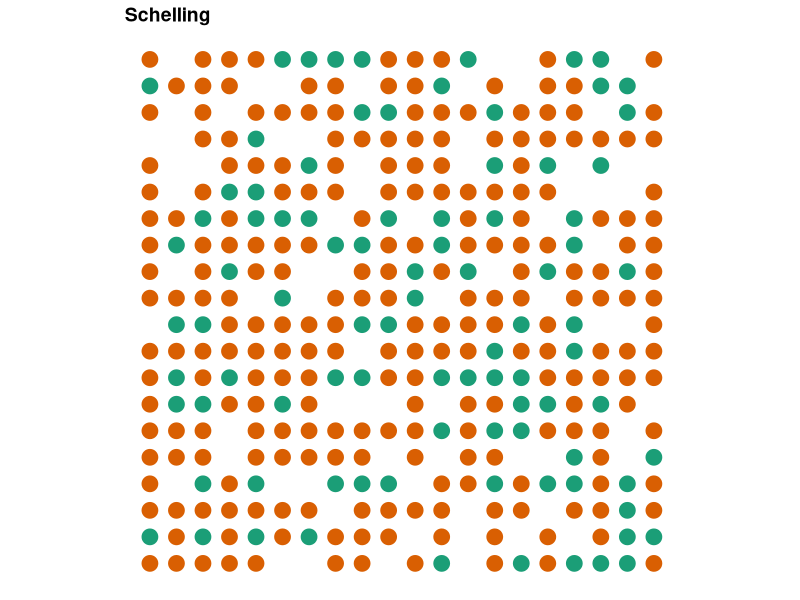

Generate this figure with R: (Note: a time limit stopped this script after it produced the figure.)
#Schelling Segregation Model with uneven preferences (wrapped)
# Casts a wrapped universe with variable dimensions, number of races, pct empty, and dominant race share
# Iterates allowing the majority and minority races to have different preferences for neighbor homogeneity
# Unsatisfied agents move to random available cell within distance limit
# Based on David Zimmerman's example at: https://www.r-bloggers.com/agent-based-modelling-with-data-table-or-how-to-model-urban-migration-with-r/

initiateSchelling_wrapped <- function(dimensions = c(10, 10), n_races = 4, perc_empty = 0.2, perc_maj = .75){
  require(data.table)
  # create "races" based on colors
  dims <<- dimensions
  races <<- colours()[1:n_races]
  min_races <- races[2:length(races)]
  
  # get number of homes (equal to number of cells)
  n_homes = prod(dimensions)
  # calculates the number of agents (cells minus the percent of empty homes)
  count_agents <- floor(n_homes * (1 - perc_empty))
  
  # the characteristics that a home can have -- either empty or a particular race
  races <- c("empty", races)
  # the probabilities of a home having each characteristic
  probabilities <- c(perc_empty, 
                     (1-perc_empty)*perc_maj, 
                     rep((1 - perc_empty - (1-perc_empty)*perc_maj)/(n_races-1), times = n_races-1)
  )
  
  # creates the global schelling data.table
  schelling <<- data.table(id = 1:prod(dimensions),
                           x = rep(1:dimensions[1], 
                                   dimensions[2]),
                           y = rep(1:dimensions[2], 
                                   each = dimensions[1]),
                           race = sample(x = races, 
                                         size = n_homes, 
                                         prob = probabilities,
                                         replace = TRUE),
                           # used to find the satisfaction of each home
                           unsatisfied = rep(NA, prod(dimensions)))
}

plotSchelling <- function(title){
  require(data.table)
  require(ggplot2)
  require(RColorBrewer)
  # get races to get the right number of colors
  races <- unique(schelling$race)
  
  # find the dimensions of the grid to get the best dot size
  dims <- c(max(schelling$x), max(schelling$y))
  
  # create colors
  # check if there are 3 or fewer races, 
  # this would create issues with brewer.pal 
  # RColorBrewer otherwise
  if (length(races) <= 3) {
    colors <- brewer.pal(3, "Dark2")
  } else {
    colors <- brewer.pal(length(races), "Dark2")
  }
  
  # plot the graph  
  p <- ggplot(data = schelling[race != "empty"], 
              aes(x = x, y = y, color = race)) + 
    # resize dots to grid
    geom_point(size = 100/sqrt(prod(dims))) +  
    scale_colour_manual(values = colors) + 
    # theme: mostly blank
    theme_bw() + 
    theme(axis.line = element_blank(),
          axis.text.x = element_blank(),
          axis.text.y = element_blank(),
          axis.ticks = element_blank(),
          axis.title.x = element_blank(),
          axis.title.y = element_blank(),
          legend.position = "none",
          panel.background = element_blank(),
          panel.border = element_blank(),
          panel.grid.major = element_blank(),
          panel.grid.minor = element_blank(),
          plot.background = element_blank(),
          plot.title = element_text(lineheight=3, 
                                    face="bold", 
                                    color="black", 
                                    size=14)) +
    # fix axes to avoid distortion in the picture
    coord_fixed(ratio = 1) + 
    # add the title
    ggtitle(title)
  
  return(p)
}

iterate_wrapped_limit <- function(n = 10, dom_sim_threshold = .5, min_sim_threshold = .5, limit = 8){
  require(data.table)
  # subfunction that checks for a given x and y value if the agent is 
  # unsatisfied (returns TRUE or FALSE)
  is.unsatisfied_wrapped <- function(x_value, y_value, 
                                     dom_sim_threshold = dom_sim_threshold,
                                     min_sim_threshold = min_sim_threshold){
    # gets the race and id for the agent
    cur_race <- schelling[x == x_value & y == y_value, race]
    cur_id <- schelling[x == x_value & y == y_value, id]
    
    #sub-subfunction to identify agent's neighbors
    select.neighbors <- function(dimensions){
      
      #Identify coordinates of neighbors (adjusts wrapping based on position of agent)
      neighbors <- as.data.frame(matrix(NA, nrow = 8, ncol = 2))
      if(x_value == 1 & y_value == 1){
        neighbors[1,] <- schelling[x == dimensions[1] & y == y_value+1, 2:3]
        neighbors[2,] <- schelling[x == x_value & y == y_value+1, 2:3]
        neighbors[3,] <- schelling[x == x_value+1 & y == y_value+1, 2:3]
        neighbors[4,] <- schelling[x == dimensions[1] & y == y_value, 2:3]
        neighbors[5,] <- schelling[x == x_value+1 & y == y_value, 2:3]
        neighbors[6,] <- schelling[x == dimensions[1] & y == dimensions[2], 2:3]
        neighbors[7,] <- schelling[x == x_value & y == dimensions[2], 2:3]
        neighbors[8,] <- schelling[x == x_value+1 & y == dimensions[2], 2:3]
      }
      if(x_value == 1 & y_value %in% c(2:(dimensions[2]-1))){
        neighbors[1,] <- schelling[x == dimensions[1] & y == y_value+1, 2:3]
        neighbors[2,] <- schelling[x == x_value & y == y_value+1, 2:3]
        neighbors[3,] <- schelling[x == x_value+1 & y == y_value+1, 2:3]
        neighbors[4,] <- schelling[x == dimensions[1] & y == y_value, 2:3]
        neighbors[5,] <- schelling[x == x_value+1 & y == y_value, 2:3]
        neighbors[6,] <- schelling[x == dimensions[1] & y == y_value-1, 2:3]
        neighbors[7,] <- schelling[x == x_value & y == y_value-1, 2:3]
        neighbors[8,] <- schelling[x == x_value+1 & y == y_value-1, 2:3]
      }
      if(x_value == 1 & y_value == dimensions[2]){
        neighbors[1,] <- schelling[x == dimensions[1] & y == 1, 2:3]
        neighbors[2,] <- schelling[x == x_value & y == 1, 2:3]
        neighbors[3,] <- schelling[x == x_value+1 & y == 1, 2:3]
        neighbors[4,] <- schelling[x == dimensions[1] & y == y_value, 2:3]
        neighbors[5,] <- schelling[x == x_value+1 & y == y_value, 2:3]
        neighbors[6,] <- schelling[x == dimensions[1] & y == y_value-1, 2:3]
        neighbors[7,] <- schelling[x == x_value & y == y_value-1, 2:3]
        neighbors[8,] <- schelling[x == x_value+1 & y == y_value-1, 2:3]
      }
      if(x_value %in% c(2:(dimensions[1]-1)) & y_value == 1){
        neighbors[1,] <- schelling[x == x_value-1 & y == y_value+1, 2:3]
        neighbors[2,] <- schelling[x == x_value & y == y_value+1, 2:3]
        neighbors[3,] <- schelling[x == x_value+1 & y == y_value+1, 2:3]
        neighbors[4,] <- schelling[x == x_value-1 & y == y_value, 2:3]
        neighbors[5,] <- schelling[x == x_value+1 & y == y_value, 2:3]
        neighbors[6,] <- schelling[x == x_value-1 & y == dimensions[2], 2:3]
        neighbors[7,] <- schelling[x == x_value & y == dimensions[2], 2:3]
        neighbors[8,] <- schelling[x == x_value+1 & y == dimensions[2], 2:3]
      }
      if(x_value %in% c(2:(dimensions[1]-1)) & y_value %in% c(2:(dimensions[2]-1))){
        neighbors[1,] <- schelling[x == x_value-1 & y == y_value+1, 2:3]
        neighbors[2,] <- schelling[x == x_value & y == y_value+1, 2:3]
        neighbors[3,] <- schelling[x == x_value+1 & y == y_value+1, 2:3]
        neighbors[4,] <- schelling[x == x_value-1 & y == y_value, 2:3]
        neighbors[5,] <- schelling[x == x_value+1 & y == y_value, 2:3]
        neighbors[6,] <- schelling[x == x_value-1 & y == y_value-1, 2:3]
        neighbors[7,] <- schelling[x == x_value & y == y_value-1, 2:3]
        neighbors[8,] <- schelling[x == x_value+1 & y == y_value-1, 2:3] 
      }
      if(x_value %in% c(2:(dimensions[1]-1)) & y_value == dimensions[2]){
        neighbors[1,] <- schelling[x == x_value-1 & y == 1, 2:3]
        neighbors[2,] <- schelling[x == x_value & y == 1, 2:3]
        neighbors[3,] <- schelling[x == x_value+1 & y == 1, 2:3]
        neighbors[4,] <- schelling[x == x_value-1 & y == y_value, 2:3]
        neighbors[5,] <- schelling[x == x_value+1 & y == y_value, 2:3]
        neighbors[6,] <- schelling[x == x_value-1 & y == y_value-1, 2:3]
        neighbors[7,] <- schelling[x == x_value & y == y_value-1, 2:3]
        neighbors[8,] <- schelling[x == x_value+1 & y == y_value-1, 2:3]
      }
      if(x_value == dimensions[1] & y_value == 1){
        neighbors[1,] <- schelling[x == x_value-1 & y == y_value+1, 2:3]
        neighbors[2,] <- schelling[x == x_value & y == y_value+1, 2:3]
        neighbors[3,] <- schelling[x == 1 & y == y_value+1, 2:3]
        neighbors[4,] <- schelling[x == x_value-1 & y == y_value, 2:3]
        neighbors[5,] <- schelling[x == 1 & y == y_value, 2:3]
        neighbors[6,] <- schelling[x == x_value-1 & y == dimensions[2], 2:3]
        neighbors[7,] <- schelling[x == x_value & y == dimensions[2], 2:3]
        neighbors[8,] <- schelling[x == 1 & y == dimensions[2], 2:3]
      }
      if(x_value == dimensions[1] & y_value %in% c(2:(dimensions[2]-1))){
        neighbors[1,] <- schelling[x == x_value-1 & y == y_value+1, 2:3]
        neighbors[2,] <- schelling[x == x_value & y == y_value+1, 2:3]
        neighbors[3,] <- schelling[x == 1 & y == y_value+1, 2:3]
        neighbors[4,] <- schelling[x == x_value-1 & y == y_value, 2:3]
        neighbors[5,] <- schelling[x == 1 & y == y_value, 2:3]
        neighbors[6,] <- schelling[x == x_value-1 & y == y_value-1, 2:3]
        neighbors[7,] <- schelling[x == x_value & y == y_value-1, 2:3]
        neighbors[8,] <- schelling[x == 1 & y == y_value-1, 2:3]
      }
      if(x_value == dimensions[1] & y_value == dimensions[2]){
        neighbors[1,] <- schelling[x == x_value-1 & y == 1, 2:3]
        neighbors[2,] <- schelling[x == x_value & y == 1, 2:3]
        neighbors[3,] <- schelling[x == 1 & y == 1, 2:3]
        neighbors[4,] <- schelling[x == x_value-1 & y == y_value, 2:3]
        neighbors[5,] <- schelling[x == 1 & y == y_value, 2:3]
        neighbors[6,] <- schelling[x == x_value-1 & y == y_value-1, 2:3]
        neighbors[7,] <- schelling[x == x_value & y == y_value-1, 2:3]
        neighbors[8,] <- schelling[x == 1 & y == y_value-1, 2:3]
      }
      names(neighbors) <- c("x","y")
      
      ids <- schelling[x %in% neighbors$x & y %in% neighbors$y, id]
      
      return(ids)
    }
    # checks if the home is empty
    if (cur_race == "empty"){
      return(FALSE) # empty houses can't be unsatisfied
    }else{
      neighbor.ids <- select.neighbors(dimensions = dims)
      
      # counts simliar neighbors
      count_similar <- sum(schelling[id %in% neighbor.ids, 
                                     id != cur_id &
                                       race == cur_race])
      # counts different neighbors
      count_different <- sum(schelling[id %in% neighbor.ids, 
                                       id != cur_id &
                                         race != cur_race & 
                                         race != "empty"])
      
      # calculates the ratio
      ratio <- count_similar/(count_similar + count_different)
      
      # returns TRUE if the ratio is less than or equal to the threshold
      if(cur_race == races[1]){
        return(ratio <= dom_sim_threshold)
      }else{
        return(ratio <= min_sim_threshold)
      }
    }
  }

  # creates a ProgressBar
  pb <- txtProgressBar(min = 0, max = 1, style = 3)
  # and tracks time
  t <- Sys.time()
  
  #sets empty vector of ratios
  ratios.unsatisfied <<- c(NULL)
  
  # iterates
  for (iterate in 1:n){
    # fills the boolean vector "unsatisfied" 
    # indicates if the household is unsatisfied 
    schelling[, unsatisfied := is.unsatisfied_wrapped(x_value = x, 
                                                      y_value = y, 
                                                      dom_sim_threshold = dom_sim_threshold,
                                                      min_sim_threshold = min_sim_threshold),
              by = 1:nrow(schelling)]
    #hacky fix for NAs, which appear to happen when the ratio exactly equals the threshold (and should therefore evaluate to satisfied)
    schelling$unsatisfied[is.na(schelling$unsatisfied)] <- FALSE
    
    ratio.unsatisfied <- sum(schelling$unsatisfied)/nrow(schelling)
    ratios.unsatisfied <<- c(ratios.unsatisfied, ratio.unsatisfied)

    # move unsatisfied agents to an empty house
    # find the IDs that are empty where agents can migrate to
    emptyIDs <- schelling[race == "empty", id] # finds the id of empty houses
    
    # finds the origin of the agents moving, 
    usIDs <- schelling[(unsatisfied), id] # origin
    
    # finds available IDs for each household moving
    availIDs <<- sort(c(emptyIDs, usIDs))
    
    #subfunction to find nearest available cell
    find.available <- function(cell, avails, lim){
      distance <- c(NULL) #cast empty vector to fill with distances to available cells
      for(i in 1:length(avails)){
        #fill distances vector with absolute values of distance (to keep all values positive) between current cell and each available cell
        distance[i] <- abs(schelling[id == cell, x] - schelling[id == avails[i], x]) + abs(schelling[id == cell, y] - schelling[id == avails[i], y])
      }
      a <- as.data.frame(cbind(avails, distance)) #specify distance from current cell to each availablec cell
      options <- with(a, avails[distance > 0 & distance <= lim]) #pare down options to cells less than or equal to limited number of moves
      if(length(options >= 1)){
        target.id <- sample(options, size = 1)
      }else{target.id <- cell}
      availIDs <<- avails[-which(avails == target.id)]
      return(avails[which(avails == target.id)])
    }
    

    # cast a new data.table showing migration from origin_id to target-id
    transition <- data.table(origin = usIDs, 
                             oldRace = schelling[id %in% usIDs, race])
    transition[, target := find.available(cell = origin, avails = availIDs, lim = limit),
               by = 1:nrow(transition)]
    
    # move agents to the new homes
    schelling[id %in% transition$origin]$race = "empty"
    schelling[id %in% transition$target]$race = transition$oldRace
    
    # orders and reset schelling
    schelling <<- schelling[order(id)]
    
    # updates the ProgressBar
    setTxtProgressBar(pb, iterate/n)
  }
  close(pb)
  timedif <- Sys.time() - t
  
  # print out statistics for the calculation time
  print(paste0("Time for calculation in seconds: ", round(timedif, 3), " or: ",
               round(n / as.numeric(timedif), 3), " iterations per second"))
  print(ratios.unsatisfied)
  plotSchelling(title = paste0("Schelling Segregation Model after ", n, " Iterations (Wrapped)"))
}

initiateSchelling_wrapped(dimensions = c(20,20), n_races = 2, perc_maj = .7)
plotSchelling(title = "Schelling")
iterate_wrapped_limit(dom_sim_threshold = .5, min_sim_threshold = .5, limit = 4)

for(i in 1:length(ratios.unsatisfied)){
  if(i==1){
    plot(-100, -100, xlim=c(1,10), ylim=c(0,1), 
         ylab="Pct Unsatisfied", 
         xlab="Iteration", 
         main = "Percent of Agents Unsatisfied over Time",
         type="n", cex.axis=0.8)
    }else{
segments(i-1, ratios.unsatisfied[i-1], i, ratios.unsatisfied[i], col="black", lwd=1)
    }
}
